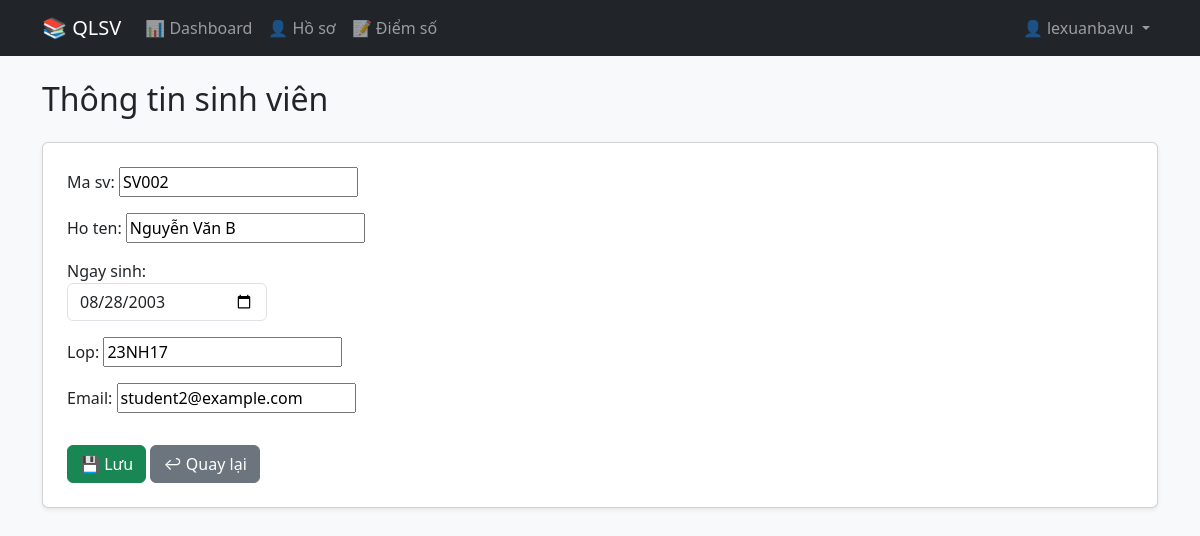
The app's page /students/edit/2/ (signed in) with its own data.
### accounts/models.py (models this page shows, shortened)
class CustomUser(AbstractUser):
    ROLE_CHOICES = (
        ('admin', 'Admin'),
        ('teacher', 'Giáo viên'),
        ('student', 'Sinh viên'),
    )
    role = models.CharField(max_length=10, choices=ROLE_CHOICES, default='student')

### student/models.py (models this page shows, shortened)
class Student(models.Model):
    user = models.OneToOneField(User, on_delete=models.CASCADE, null=True, blank=True)
    ma_sv = models.CharField(max_length=20, unique=True)  # Mã sinh viên
    ho_ten = models.CharField(max_length=100)
    ngay_sinh = models.DateField()
    lop = models.CharField(max_length=50)
    email = models.EmailField(unique=True)

### student/views.py (the view)
# urls.py: path('edit/<int:pk>/', views.student_update, name='student_update'),
def student_update(request, pk):
    student = get_object_or_404(Student, pk=pk)
    if request.method == 'POST':
        form = StudentForm(request.POST, instance=student)
        if form.is_valid():
            form.save()
            return redirect('student_list')
    else:
        form = StudentForm(instance=student)
    return render(request, 'student/student_form.html', {'form': form})

### student/forms.py
class StudentForm(forms.ModelForm):
    ngay_sinh = forms.DateField(
        widget=forms.DateInput(
            attrs={
                'type': 'date',
                'class': 'form-control',
                'placeholder': 'Chọn ngày sinh',
                'style': 'max-width: 200px;'
            }
        )
    )
    class Meta:
        model = Student
        fields = ['ma_sv', 'ho_ten', 'ngay_sinh', 'lop', 'email']

### student/templates/student/student_form.html (shortened to what this page needs)
{% extends 'base.html' %}
{% block content %}
<h2 class="mb-4">Thông tin sinh viên</h2>
<form method="post" class="card p-4 shadow-sm">
    {{ form.as_p }}
    <div class="mt-3">
        <button type="submit" class="btn btn-success">💾 Lưu</button>
        <a href="{% url 'student_list' %}" class="btn btn-secondary">↩ Quay lại</a>
    </div>
</form>
{% endblock %}

### student/templates/base.html (shortened to what this page needs)
<!DOCTYPE html>
<html lang="vi">
<head>
    <link href="https://cdn.jsdelivr.net/npm/bootstrap@5.3.3/dist/css/bootstrap.min.css" rel="stylesheet">
</head>
<body class="bg-light">
<nav class="navbar navbar-expand-lg navbar-dark bg-dark mb-4">
    <div class="container">
        <a class="navbar-brand" href="{% url 'dashboard' %}">📚 QLSV</a>
        <div class="collapse navbar-collapse" id="navbarNav">
            <ul class="navbar-nav me-auto">
                {% if user.is_authenticated %}
                    {% if user.role == 'student' %}
                        <li class="nav-item">
                            <a href="{% url 'student_dashboard' %}" class="nav-link">📊 Dashboard</a>
                        </li>
                        <li class="nav-item">
                            <a href="{% url 'student_profile' %}" class="nav-link">👤 Hồ sơ</a>
                        </li>
                        <li class="nav-item">
                            <a href="{% url 'student_grades' %}" class="nav-link">📝 Điểm số</a>
                        </li>
                    {% endif %}
                {% endif %}
            </ul>
            <ul class="navbar-nav">
                {% if user.is_authenticated %}
                    <li class="nav-item dropdown">
                        <a class="nav-link dropdown-toggle" href="#" id="userDropdown" role="button" data-bs-toggle="dropdown">
                            👤 {{ user.username }}
                        </a>
                    </li>
                {% else %}
                    <li class="nav-item">
                        <a href="{% url 'login' %}" class="nav-link">Đăng nhập</a>
                    </li>
                {% endif %}
            </ul>
        </div>
    </div>
</nav>
<div class="container">
    {% block content %}{% endblock %}
</div>
</body>
</html>

### records on screen
CustomUser: username "lexuanbavu"
Student: ma_sv "SV002", ho_ten "Nguyễn Văn B", ngay_sinh "08/28/2003", lop "23NH17", email "student2@example.com"
